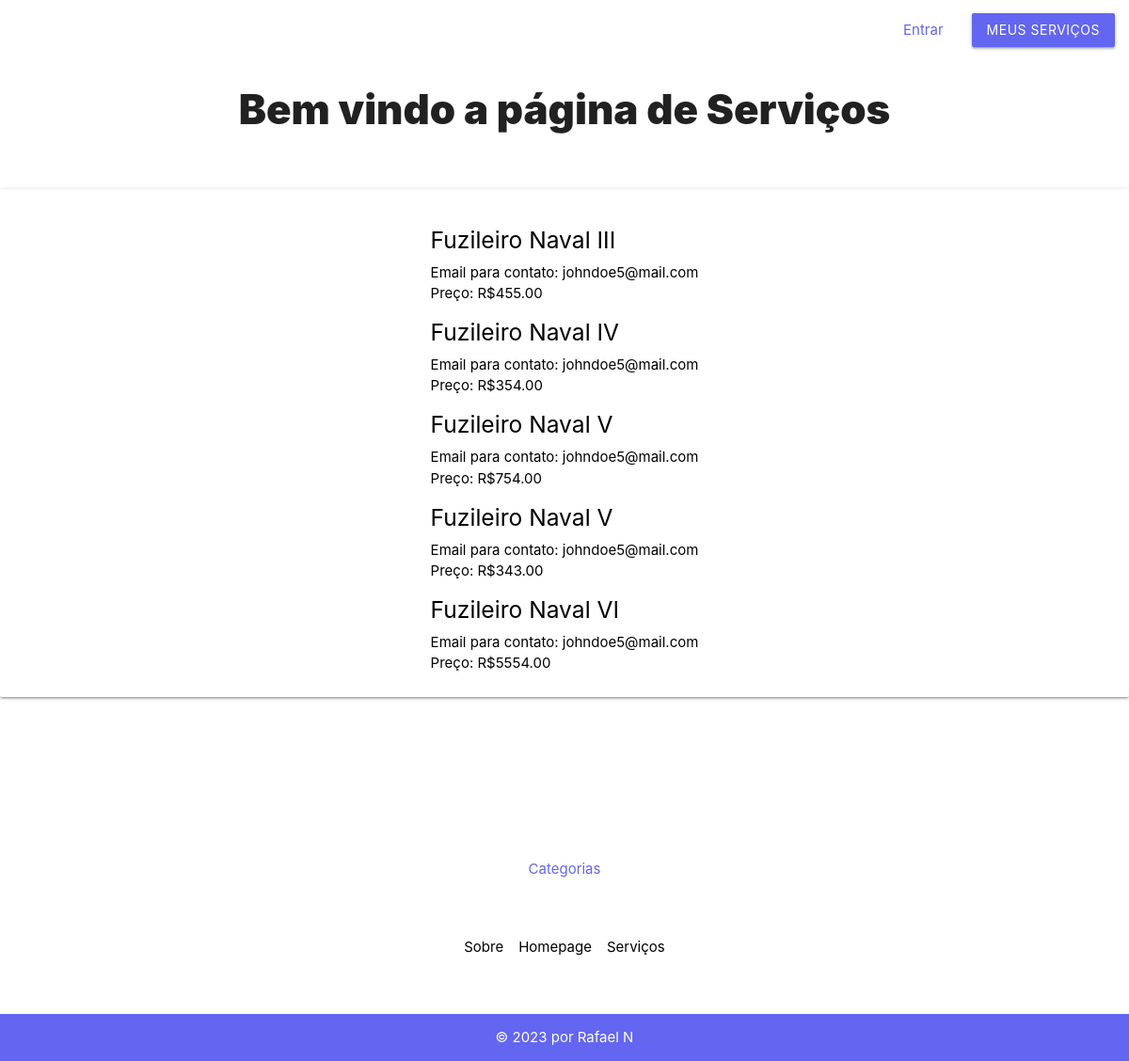
The page /servicosapp/servicos/ on the database as committed earlier.
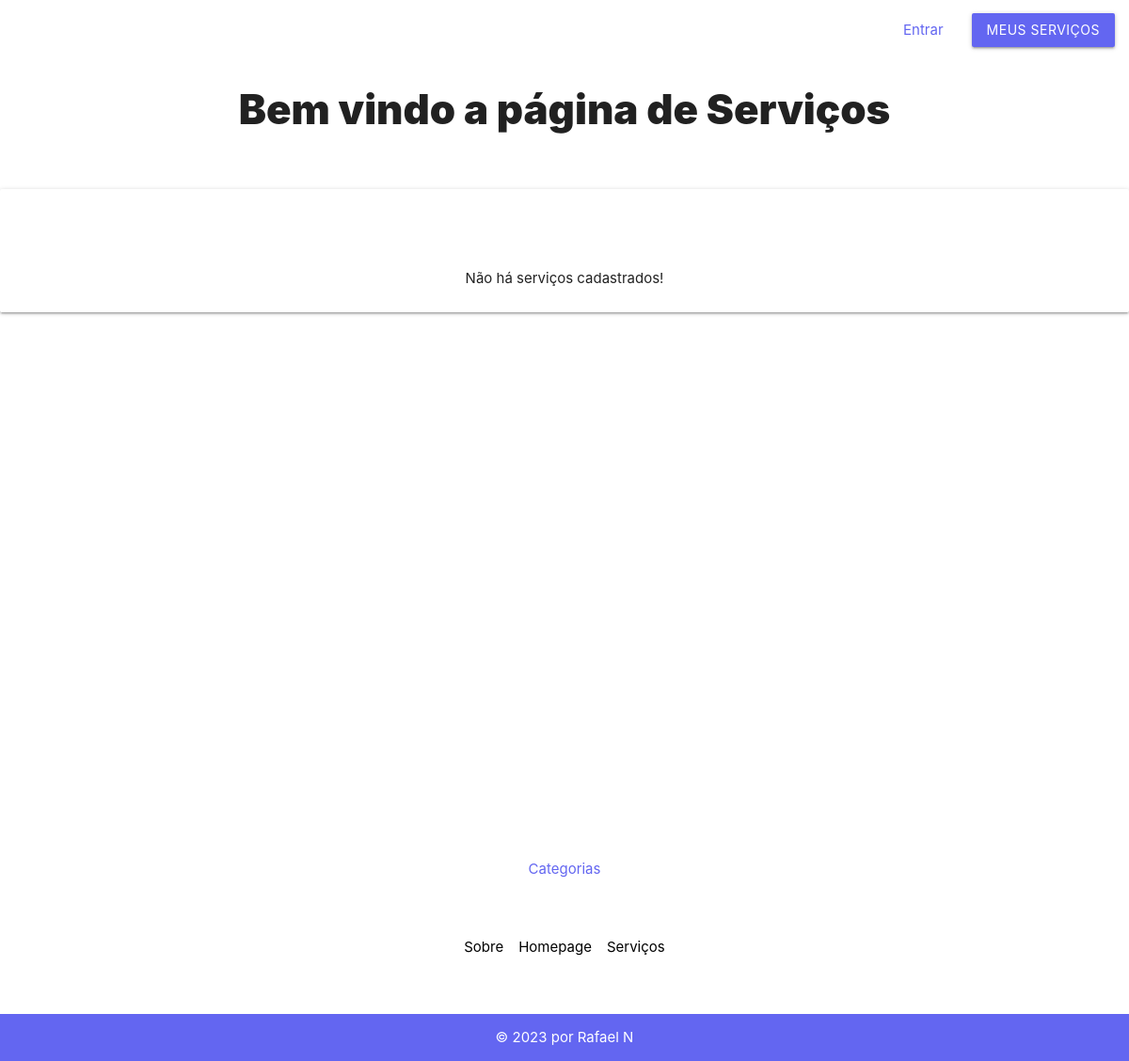
The same page on the database as committed later.
### servicosapp/models.py (models this page shows)
class Servico(models.Model):
    id_servico = models.AutoField(primary_key=True)
    fk_usuario = models.ForeignKey(auth_user, on_delete=models.DO_NOTHING, null=True)
    fk_categoria = models.ForeignKey(Categoria, on_delete=models.CASCADE, null=True)
    titulo = models.CharField(max_length=150, null=False)
    descricao = models.CharField(max_length=150, default=None)
    email = models.CharField(max_length=150, null=False)
    telefone_1 = models.CharField(max_length=50, null=True)
    telefone_2 = models.CharField(max_length=50, null=True)
    preco = models.IntegerField(default=0, null=True)
    data_pub = models.DateTimeField("Data de publicação", default=django.utils.timezone.now, null=True)
    def __str__(self):
        return self.titulo

### servicosapp/views.py (the view)
# urls.py: path('servicos/', views.index_servicos, name="index_servicos"),
def index_servicos(request):
       servicos = Servico.objects.all()
       context = {
              'servicos': servicos
       }
       return render(request, 'servicosapp/servicos/index.html', context)

### servicosapp/templates/servicosapp/servicos/index.html
{% extends 'base.html' %}
{% block content %}
<h3>Bem vindo a página de Serviços</h3>
<div class="card-panel" style="margin-top: 4em;display: flex; justify-content: center; align-items: center;">
    {% if servicos %}
    <ul>
        {% for servico in servicos %}
        <a id="ancora-servicos" href="{% url 'servicosapp:editar_form' servico.id_servico %}">
        <a id="ancora-servicos" href="{% url 'servicosapp:detalhes_servicos' servico.id_servico %}">
            <h5>{{ servico }}</h5>
            <li>Email para contato: {{ servico.email }}</li>
            <li>Preço: R${{ servico.preco }}.00</li>
        </a>
        {% endfor %}
    </ul>
</div>
{% else %}
<p style="text-align: center; margin-top: 4em;">Não há serviços cadastrados!</p>
{% endif %}
{% endblock content %}

### servicosapp/templates/base.html (shortened to what this page needs)
{% load static %}
<!DOCTYPE html>
<head>
    <link rel="stylesheet" href="{% static 'materialize.css' %}">
    <link rel="stylesheet" href="{% static 'servicosapp/stylesheet.css' %}" />
</head>
<body>
    {% include 'navbar.html' %}
    <main>
        {% block content %}{% endblock content %}
    </main>
    <footer class="page-footer">
        <div class="container">
            <a href="{% url 'servicosapp:categorias' %}">Categorias</a>
            <ul>
                <li><a href="#">Sobre</a></li>
                <li><a href="{% url 'servicosapp:index' %}">Homepage</a></li>
                <li><a href="{% url 'servicosapp:index_servicos' %}">Serviços</a></li>
            </ul>
        </div>
        <div class="fc footer-copyright">
            <div class="container">
                © 2023 por Rafael N
            </div>
        </div>
    </footer>
</body>

### servicosapp/templates/navbar.html
<nav>
    <div class="nav-wrapper">
        <ul id="nav-mobile" class="right">
            {% if user.is_authenticated %}
            <li style="color: black;">Olá {{ user.username }} </li>
            <li><a href="{% url 'servicosapp:sair' %}">Sair</a></li>
            {% else %}
            <li><a href="{% url 'servicosapp:entrar_form' %}">Entrar</a></li>
            {% endif %}
            <li><a class="login-btn waves-effect waves-light btn"
                    href="{% url 'servicosapp:meus_servicos' %}">Meus serviços</a></li>
        </ul>
    </div>
</nav>

### servicosapp/static/servicosapp/stylesheet.css (style rules this page uses)
* { box-sizing: border-box; padding: 0; margin: 0; }
body { background-color: var(--primary-color); }
body button, .login-btn { background-color: var(--accent-color) !important; }
body a { color: var(--accent-color); }
body h3 { font-weight: 900; text-align: center; }
body nav { background: transparent; box-shadow: none; }
body nav li a { color: var(--accent-color); }
body footer { background: none !important; text-align: center; color: black; }
body footer ul { display: flex; justify-content: center; gap: 2vh; margin-top: 4em; }
body footer ul li a { color: black; }
body footer .fc { margin-top: 4em; background-color: var(--accent-color) !important; color: var(--primary-color) !important; }
body main { min-height: 100vh; }

Rows that differ between the two databases and show on the page:
removed Servico: titulo "Fuzileiro Naval III", email "johndoe5@mail.com", preco "455"
removed Servico: titulo "Fuzileiro Naval IV", email "johndoe5@mail.com", preco "354"
removed Servico: titulo "Fuzileiro Naval V", email "johndoe5@mail.com", preco "754"
removed Servico: titulo "Fuzileiro Naval V", email "johndoe5@mail.com", preco "343"
removed Servico: titulo "Fuzileiro Naval VI", email "johndoe5@mail.com", preco "5554"
Other text that changed with them:
text now shown: "Não há serviços cadastrados!"
